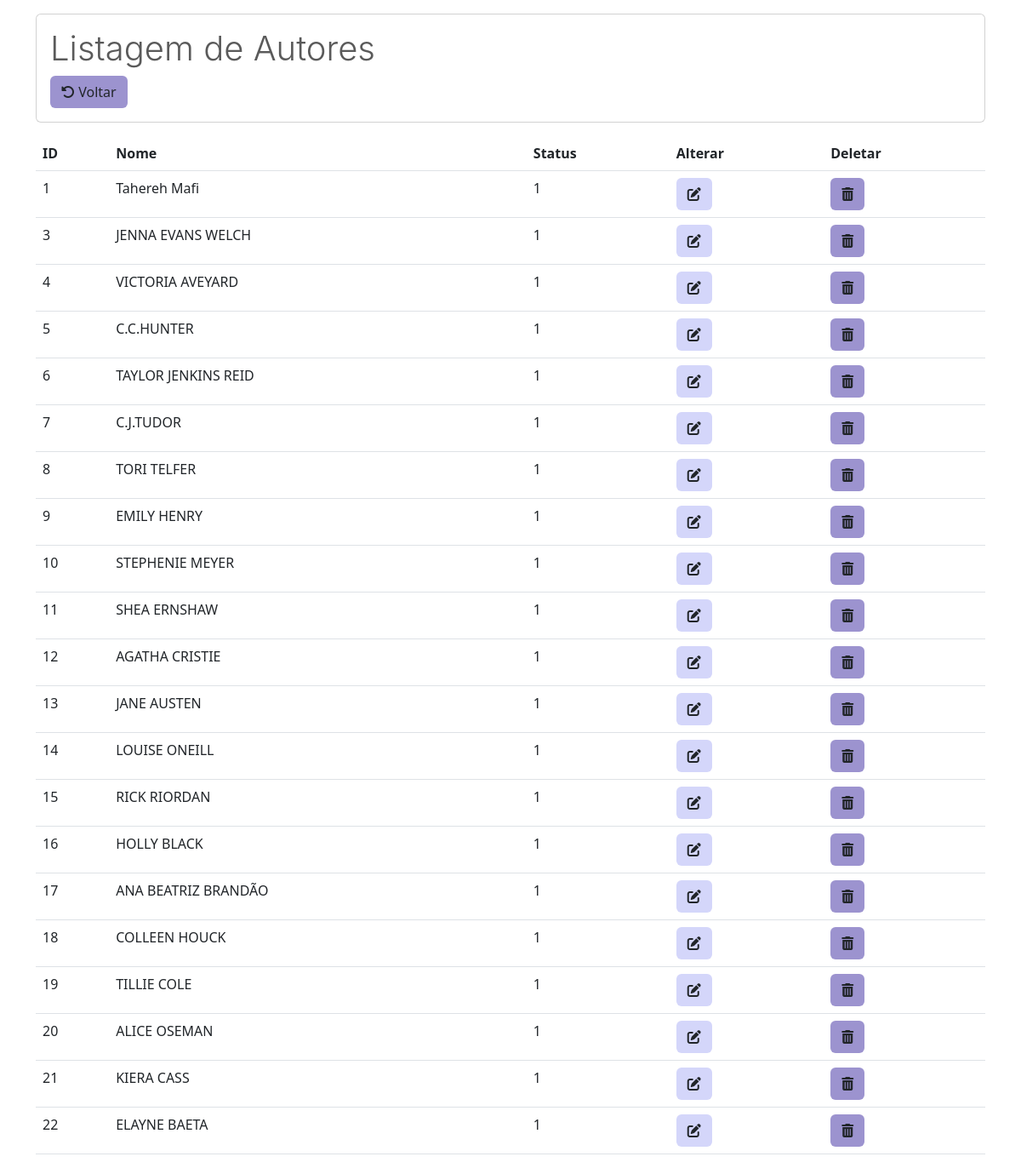
The app's page /listarAutores.php with its own data.
### tables this page shows
CREATE TABLE `autor` (
  `id` int(13) NOT NULL,
  `nome` varchar(100) NOT NULL,
  `status` int(20) NOT NULL DEFAULT 1
);

### listarAutores.php (the view, shortened to what this page needs)
<?php
require_once("conexao.php");
$sql = "select * from autor";
$resultado = mysqli_query($conexao, $sql);
?>
<!DOCTYPE html>
<html lang="pt-br">
<head>
  <link href="https://cdn.jsdelivr.net/npm/bootstrap@5.3.0-alpha3/dist/css/bootstrap.min.css" rel="stylesheet">
  <link rel="stylesheet" href="https://cdn.jsdelivr.net/npm/bootstrap-icons@1.11.0/font/bootstrap-icons.css">
</head>
<body>
  <div class="container-md">
    <div class="card mt-3 mb-3">
      <div class="card-body">
        <h1 class="card-title" style="color: #5a5a5a; font-family: '-apple-system'; font-weight: 300;">Listagem de Autores</h1> <a href="MenuAdm.php" class="btn" style="background-color: #9c93cf;"><i class="fa-solid fa-rotate-left"></i> Voltar</a>
      </div>
    </div>
    <table class="table table-hover">
      <thead>
        <tr>
          <th scope="col">ID</th>
          <th scope="col">Nome</th>
          <th scope="col">Status</th>
          <th scope="col">Alterar</th>
          <th scope="col">Deletar</th>
        </tr>
      </thead>
      <tbody>
        <?php while ($linha = mysqli_fetch_array($resultado)) { ?>
          <tr>
            <td><?= $linha['id'] ?></th>
            <td><?= $linha['nome'] ?></th>
            <td><?= $linha['status'] ?></th>
            <td>
              <a href="alterarLivros.php?id=<?= $linha['id'] ?>" class="btn btn" style="background-color:#D4D6FA;"><i class="fa-solid fa-pen-to-square"></i></a>
            <td>
              <a href="usuarioListar.php?id=<?= $linha['id'] ?>" class="btn btn-l" style="background-color:#9c93cf;" onclick="return confirm('Confirmar exclusão?')"><i class="fa-solid fa-trash-can"></i></a>
          </tr>
        <?php } ?>
      </tbody>
    </table>
</body>
</html>

### records on screen
autor: id "1", nome "Tahereh Mafi", status "1"
autor: id "3", nome "JENNA EVANS WELCH", status "1"
autor: id "4", nome "VICTORIA AVEYARD", status "1"
autor: id "5", nome "C.C.HUNTER", status "1"
autor: id "6", nome "TAYLOR JENKINS REID", status "1"
autor: id "7", nome "C.J.TUDOR", status "1"
autor: id "8", nome "TORI TELFER", status "1"
autor: id "9", nome "EMILY HENRY", status "1"
autor: id "10", nome "STEPHENIE MEYER", status "1"
autor: id "11", nome "SHEA ERNSHAW", status "1"
autor: id "12", nome "AGATHA CRISTIE", status "1"
autor: id "13", nome "JANE AUSTEN", status "1"
autor: id "14", nome "LOUISE ONEILL", status "1"
autor: id "15", nome "RICK RIORDAN", status "1"
autor: id "16", nome "HOLLY BLACK", status "1"
autor: id "17", nome "ANA BEATRIZ BRANDÃO", status "1"
autor: id "18", nome "COLLEEN HOUCK", status "1"
autor: id "19", nome "TILLIE COLE", status "1"
autor: id "20", nome "ALICE OSEMAN", status "1"
autor: id "21", nome "KIERA CASS", status "1"
autor: id "22", nome "ELAYNE BAETA", status "1"
